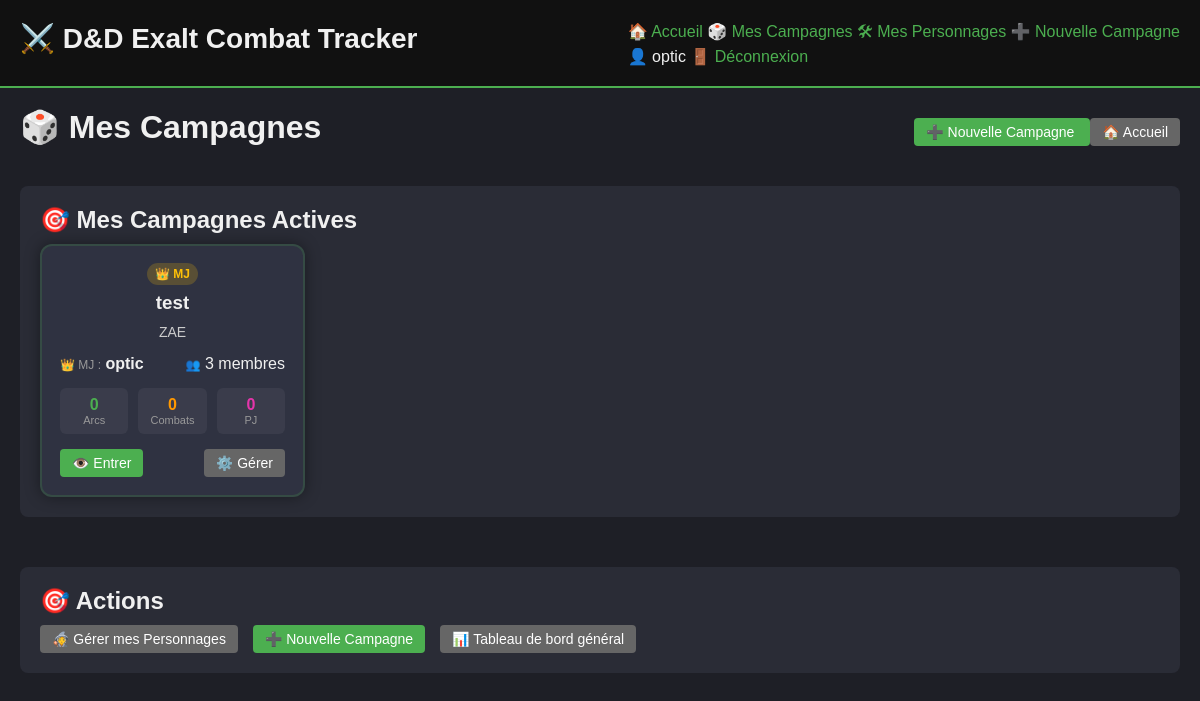
Page /campaign/list (signed in) on the committed database.
### app/models/user.py (models this page shows, shortened)
class User(db.Model):
    id = db.Column(db.Integer, primary_key=True)
    username = db.Column(db.String(80), unique=True, nullable=False)
    email = db.Column(db.String(120), unique=True, nullable=False)
    password_hash = db.Column(db.String(255), nullable=False)
    role = db.Column(db.String(20), default='Joueur')  # Admin, MJ, Joueur
    is_verified = db.Column(db.Boolean, default=False)
    created_at = db.Column(db.DateTime, default=datetime.utcnow)
    last_login = db.Column(db.DateTime)
    is_active = db.Column(db.Boolean, default=True)
    campaign_memberships = db.relationship('CampaignMember', backref='member_user', lazy=True)
    def get_campaigns(self):
        from app.models.campaign import Campaign
        owned = Campaign.query.filter_by(mj_id=self.id, is_active=True).all()
        memberships = [m.campaign for m in self.campaign_memberships if m.campaign.is_active]
        all_campaigns = list(set(owned + memberships))
        return sorted(all_campaigns, key=lambda c: c.created_at, reverse=True)
    def is_mj_of(self, campaign):
        return campaign.mj_id == self.id

### app/models/campaign.py (models this page shows, shortened)
class Campaign(db.Model):
    id = db.Column(db.Integer, primary_key=True)
    name = db.Column(db.String(100), nullable=False)
    description = db.Column(db.Text)
    mj_id = db.Column(db.Integer, db.ForeignKey('user.id'), nullable=False)
    is_active = db.Column(db.Boolean, default=True)
    is_public = db.Column(db.Boolean, default=False)
    created_at = db.Column(db.DateTime, default=datetime.utcnow)
    mj = db.relationship('User', backref=db.backref('owned_campaigns', lazy=True))
    members = db.relationship('CampaignMember', backref='campaign', cascade='all, delete-orphan')

### app/routes/campaign.py (the view)
@bp.route('/list')
@login_required
def list_campaigns():
    user_campaigns = g.current_user.get_campaigns()
    public_campaigns = []
    if g.current_user.role == 'Joueur':
        public_campaigns = Campaign.query.filter(
            Campaign.is_active == True,
            Campaign.id.notin_([c.id for c in user_campaigns])
        ).limit(10).all()
    return render_template(
        'campaign/list_campaigns.html',
        user_campaigns=user_campaigns,
        public_campaigns=public_campaigns
    )

### app/services/auth_service.py (called while the page is built)
    @staticmethod
    def get_user_by_id(user_id):
        return User.query.get(user_id)

### templates/campaign/list_campaigns.html (shortened to what this page needs)
{% extends "base.html" %}
{% block content %}
<div class="dashboard">
    <div class="edit-header">
        <h1>🎲 Mes Campagnes</h1>
        <div>
            {% if current_user and current_user.role in ['MJ', 'Admin'] %}
                <a href="{{ url_for('campaign.create_campaign') }}" class="btn btn-primary">
                    ➕ Nouvelle Campagne
                </a>
            {% endif %}
            <a href="{{ url_for('main.index') }}" class="btn btn-secondary">
                🏠 Accueil
            </a>
        </div>
    </div>
    {% if user_campaigns %}
        <div class="card">
            <h2>🎯 Mes Campagnes Actives</h2>
            <div class="template-grid">
                {% for campaign in user_campaigns %}
                <div class="template-card">
                    <div class="template-card-header">
                        <div class="campaign-status">
                            {% if current_user.is_mj_of(campaign) %}
                                <span class="status-badge" style="background: rgba(255,193,7,0.2); color: #ffc107;">
                                    👑 MJ
                                </span>
                            {% else %}
                                <span class="status-badge" style="background: rgba(76,175,80,0.2); color: #4caf50;">
                                    🧙 Joueur
                                </span>
                            {% endif %}
                        </div>
                    </div>
                    <div class="template-card-body">
                        <h3>{{ campaign.name }}</h3>
                        {% if campaign.description %}
                            <p style="color: #ccc; font-size: 14px; margin: 10px 0;">
                                {{ campaign.description[:100] }}{% if campaign.description|length > 100 %}...{% endif %}
                            </p>
                        {% endif %}
                        <div style="display: flex; justify-content: space-between; align-items: center; margin: 15px 0;">
                            <div>
                                <span style="color: #999; font-size: 12px;">👑 MJ :</span>
                                <span style="font-weight: bold;">{{ campaign.mj.username }}</span>
                            </div>
                            <div>
                                <span style="color: #999; font-size: 12px;">👥</span>
                                <span>{{ campaign.members|length + 1 }} membres</span>
                            </div>
                        </div>
                        <div style="display: grid; grid-template-columns: 1fr 1fr 1fr; gap: 10px; margin: 15px 0;">
                            <div style="text-align: center; padding: 8px; background: rgba(255,255,255,0.05); border-radius: 6px;">
                                <div style="font-size: 16px; font-weight: bold; color: #4caf50;">
                                    {{ campaign.story_arcs|length }}
                                </div>
                                <div style="font-size: 11px; color: #999;">Arcs</div>
                            </div>
                            <div style="text-align: center; padding: 8px; background: rgba(255,255,255,0.05); border-radius: 6px;">
                                <div style="font-size: 16px; font-weight: bold; color: #ff9800;">
                                    {{ campaign.combats|length }}
                                </div>
                                <div style="font-size: 11px; color: #999;">Combats</div>
                            </div>
                            <div style="text-align: center; padding: 8px; background: rgba(255,255,255,0.05); border-radius: 6px;">
                                <div style="font-size: 16px; font-weight: bold; color: #e535ab;">
                                    {{ campaign.campaign_characters|length }}
                                </div>
                                <div style="font-size: 11px; color: #999;">PJ</div>
                            </div>
                        </div>
                        {% set current_arc = campaign.story_arcs|selectattr("status", "equalto", "en_cours")|first %}
                        <div class="template-card-actions">
                            <a href="{{ url_for('campaign.view_campaign', campaign_id=campaign.id) }}" class="btn btn-primary">
                                👁️ Entrer
                            </a>
                            {% if current_user.is_mj_of(campaign) %}
                                <a href="{{ url_for('campaign.campaign_settings', campaign_id=campaign.id) }}" class="btn btn-secondary">
                                    ⚙️ Gérer
                                </a>
                            {% endif %}
                        </div>
                    </div>
                </div>
                {% endfor %}
            </div>
        </div>
    {% endif %}
    <div class="card">
        <h2>🎯 Actions</h2>
        <div style="display: flex; gap: 15px; flex-wrap: wrap;">
            <a href="{{ url_for('template.manage_templates') }}" class="btn btn-secondary">
                🧙 Gérer mes Personnages
            </a>
            {% if current_user.role in ['MJ', 'Admin'] %}
                <a href="{{ url_for('campaign.create_campaign') }}" class="btn btn-primary">
                    ➕ Nouvelle Campagne
                </a>
            {% endif %}
            <a href="{{ url_for('main.index') }}" class="btn btn-secondary">
                📊 Tableau de bord général
            </a>
        </div>
    </div>
</div>
{% endblock %}

### templates/base.html (shortened to what this page needs)
<!DOCTYPE html>
<html lang="fr">
<head>
    <link rel="stylesheet" href="{{ url_for('static', filename='css/base.css') }}">
    <link rel="stylesheet" href="{{ url_for('static', filename='css/layout.css') }}">
    <link rel="stylesheet" href="{{ url_for('static', filename='css/components.css') }}">
    <link rel="stylesheet" href="{{ url_for('static', filename='css/combat.css') }}">
    <link rel="stylesheet" href="{{ url_for('static', filename='css/dashboard.css') }}">
    <link rel="stylesheet" href="{{ url_for('static', filename='css/hud.css') }}">
    <link rel="stylesheet" href="{{ url_for('static', filename='css/templates.css') }}">
    <link rel="stylesheet" href="{{ url_for('static', filename='css/character.css') }}">
    <link rel="stylesheet" href="{{ url_for('static', filename='css/responsive.css') }}">
    <link rel="stylesheet" href="{{ url_for('static', filename='css/summary.css') }}">
    <link rel="stylesheet" href="{{ url_for('static', filename='css/exp_history.css') }}">
    <link rel="stylesheet" href="{{ url_for('static', filename='css/campaign.css') }}">
</head>
<body>
    <header>
        <h1>⚔️ D&D Exalt Combat Tracker</h1>
        <nav>
            <a href="{{ url_for('main.index') }}">🏠 Accueil</a>
            {% if session.user_id %}
                <a href="{{ url_for('campaign.list_campaigns') }}">🎲 Mes Campagnes</a>
                <a href="{{ url_for('template.manage_templates') }}">🛠 Mes Personnages</a>
                {% if current_user and current_user.role in ['MJ', 'Admin'] %}
                    <a href="{{ url_for('campaign.create_campaign') }}">➕ Nouvelle Campagne</a>
                {% endif %}
                <div class="user-menu">
                    <span>👤 {{ current_user.username if current_user else 'Utilisateur' }}</span>
                    <a href="{{ url_for('auth.logout') }}">🚪 Déconnexion</a>
                </div>
            {% else %}
                <div class="auth-links">
                    <a href="{{ url_for('auth.login') }}">🔐 Connexion</a>
                    <a href="{{ url_for('auth.register') }}">📝 Inscription</a>
                </div>
            {% endif %}
        </nav>
    </header>
    <main>
        {% block content %}{% endblock %}
    </main>
</body>
</html>

### static/css/base.css (style rules this page uses)
body { font-family: Arial, sans-serif; background-color: #1e1f26; color: #f0f0f0; margin: 0; padding: 0; }
header { background: #111; padding: 20px; display: flex; justify-content: space-between; align-items: center; border-bottom: 2px solid #4caf50; }
header h1 { font-size: 28px; font-weight: bold; }
h1, h2, h3 { margin: 0 0 10px 0; }
main { padding: 20px; }
a { color: #4caf50; text-decoration: none; }

### static/css/layout.css (style rules this page uses)
.dashboard { display: flex; flex-direction: column; gap: 30px; }
.template-grid { display: grid; grid-template-columns: repeat(auto-fill, minmax(250px, 1fr)); gap: 20px; }
.edit-header { display: flex; justify-content: space-between; align-items: center; }

### static/css/components.css (style rules this page uses)
.card { background: #2a2c36; padding: 20px; margin-bottom: 20px; border-radius: 8px; }
.btn, .btn-primary, .btn-danger, .btn-secondary { padding: 6px 12px; border-radius: 4px; text-decoration: none; color: white; border: none; cursor: pointer; font-size: 14px; }
.btn { background: #555; }
.btn-primary { background: #4caf50; }
.btn-secondary { background: #666; }

### static/css/dashboard.css (style rules this page uses)
.dashboard { display: flex; flex-direction: column; gap: 30px; }

### static/css/templates.css (style rules this page uses)
.template-card { background: #2f3241; border-radius: 12px; padding: 18px; border: 2px solid rgba(76,175,80,0.2); box-shadow: 0 0 15px rgba(0,0,0,0.4); transition: 0.25s ease; }
.template-card-header { display: flex; justify-content: center; margin-bottom: 10px; }
.template-card-body { text-align: center; }
.template-card-actions { margin-top: 15px; display: flex; justify-content: space-between; gap: 10px; }

### static/css/character.css (style rules this page uses)
.edit-header { display: flex; justify-content: space-between; align-items: center; }

### static/css/summary.css (style rules this page uses)
.status-badge { padding: 4px 8px; border-radius: 12px; font-size: 12px; font-weight: bold; }

### rows in the picture
User: username "optic"
Campaign: shows "👑 MJ", name "test", description "ZAE", mj.username "optic", members|length "3", story_arcs|length "0", combats|length "0", campaign_characters|length "0"
